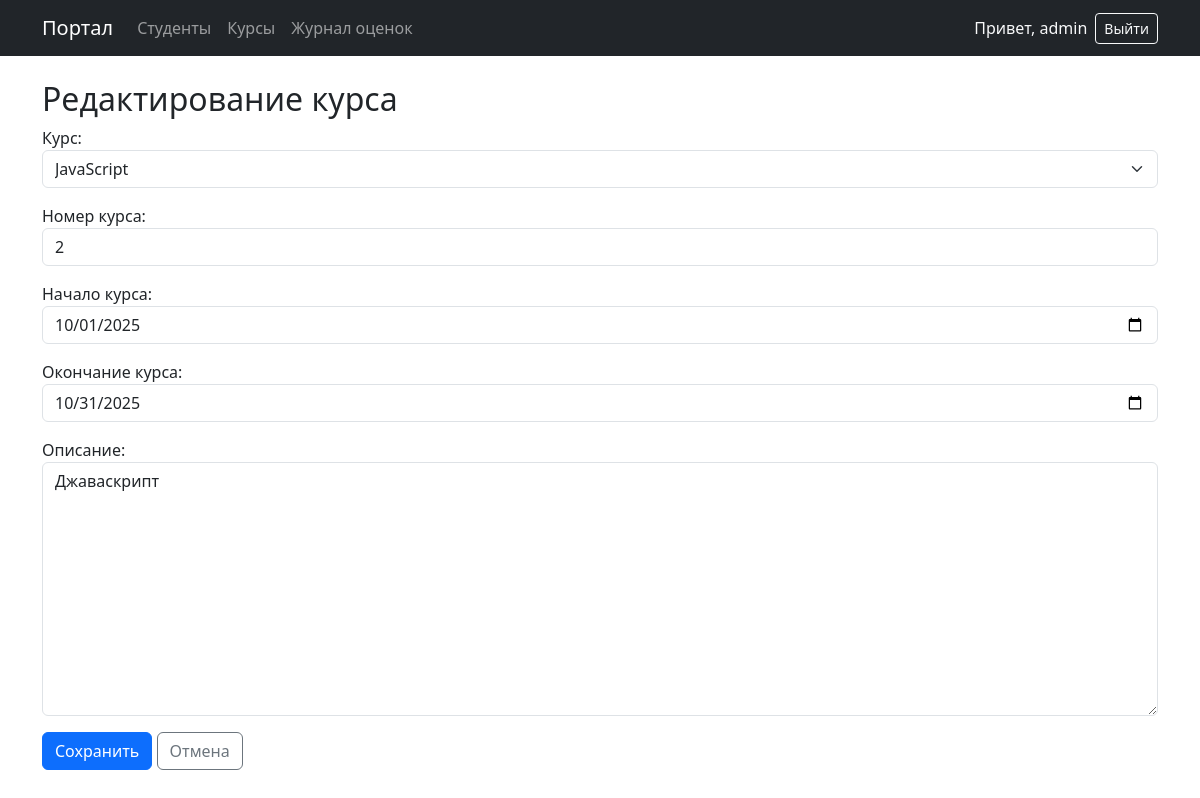
/courses/2/edit/ (signed in), run on the app's committed database.
### main/models.py (models this page shows, shortened)
class Course(models.Model):
    langs = [
        ('py','Python'),
        ('js','JavaScript'),
        ('c','C++'),
        ('an','Android'),
    ]
    name = models.CharField(choices=langs, max_length=20, verbose_name="Курс")
    course_num = models.SmallIntegerField(
                    default=1,
                    verbose_name="Номер курса",
                    validators=[MinValueValidator(1), MaxValueValidator(100)])
    start_date = models.DateField(verbose_name = 'Начало курса', null=True)
    end_date = models.DateField(verbose_name = 'Окончание курса', null=True)
    description = models.TextField(blank=True, verbose_name="Описание")
    class Meta:
        unique_together = [['name', 'course_num']]
        verbose_name = "Курс"
        verbose_name_plural = "Курсы"
        ordering = ['name', 'course_num']

### main/views.py (the view, shortened to what this page needs)
# urls.py: path('courses/<int:pk>/edit/', views.CourseUpdateView.as_view(), name='course_edit'),
class CourseUpdateView(LoginRequiredMixin, PermissionRequiredMixin, UpdateView):
    model = Course
    form_class = CourseForm
    template_name = 'courses/course_form.html'
    permission_required = 'main.change_course'
    raise_exception = True

### main/forms.py
class CourseForm(forms.ModelForm):
    class Meta:
        model = Course
        fields = ['name', 'course_num', 'start_date', 'end_date', 'description']
        widgets = {
            'name': forms.Select(attrs={'class': 'form-select'}),
            'course_num': forms.NumberInput(attrs={'class': 'form-control', 'min': 1}),
            'start_date': forms.DateInput(attrs={'class': 'form-control', 'type': 'date'}),
            'end_date': forms.DateInput(attrs={'class': 'form-control', 'type': 'date'}),
            'description': forms.Textarea(attrs={'class': 'form-control'}),
        }

### main/templates/courses/course_form.html (shortened to what this page needs)
{% extends "base.html" %}
{% block content %}
<h2>{% if object %}Редактирование курса{% else %}Добавление курса{% endif %}</h2>
<form method="post">
    {{ form.as_p }}
    <button type="submit" class="btn btn-primary">{% if object %}Сохранить{% else %}Добавить{% endif %}</button>
    <a href="{% url 'main:courses_list' %}" class="btn btn-outline-secondary">Отмена</a>
</form>
{% endblock %}

### main/templates/base.html (shortened to what this page needs)
<!doctype html>
<html lang="ru">
<head>
  <link href="https://cdn.jsdelivr.net/npm/bootstrap@5.3.3/dist/css/bootstrap.min.css" rel="stylesheet">
</head>
<body>
<nav class="navbar navbar-expand-lg navbar-dark bg-dark mb-4">
  <div class="container">
    <a class="navbar-brand" href="{% url 'main:home' %}">Портал</a>
    <div class="collapse navbar-collapse" id="topNav">
      <ul class="navbar-nav me-auto mb-2 mb-lg-0">
        <li class="nav-item"><a class="nav-link" href="{% url 'main:students_list' %}">Студенты</a></li>
        <li class="nav-item"><a class="nav-link" href="{% url 'main:courses_list' %}">Курсы</a></li>
        <li class="nav-item"><a class="nav-link" href="{% url 'main:journal' %}">Журнал оценок</a></li>
      </ul>
      <div class="ms-auto d-flex align-items-center gap-2">
        {% if user.is_authenticated %}
          <span class="navbar-text text-light">Привет, {{ user.username }}</span>
          <form method="post" action="{% url 'logout' %}">
            <button class="btn btn-outline-light btn-sm" type="submit">Выйти</button>
        </form>
        {% else %}
          <a class="btn btn-outline-light btn-sm" href="{% url 'login' %}">Войти</a>
        {% endif %}
      </div>
    </div>
  </div>
</nav>
<main class="container">
  {% block content %}{% endblock %}
</main>
</body>
</html>

### data on the page
Course: name "JavaScript", course_num "2", start_date "10/01/2025", end_date "10/31/2025", description "Джаваскрипт"

### other printed values
{{ user.username }} "admin"
